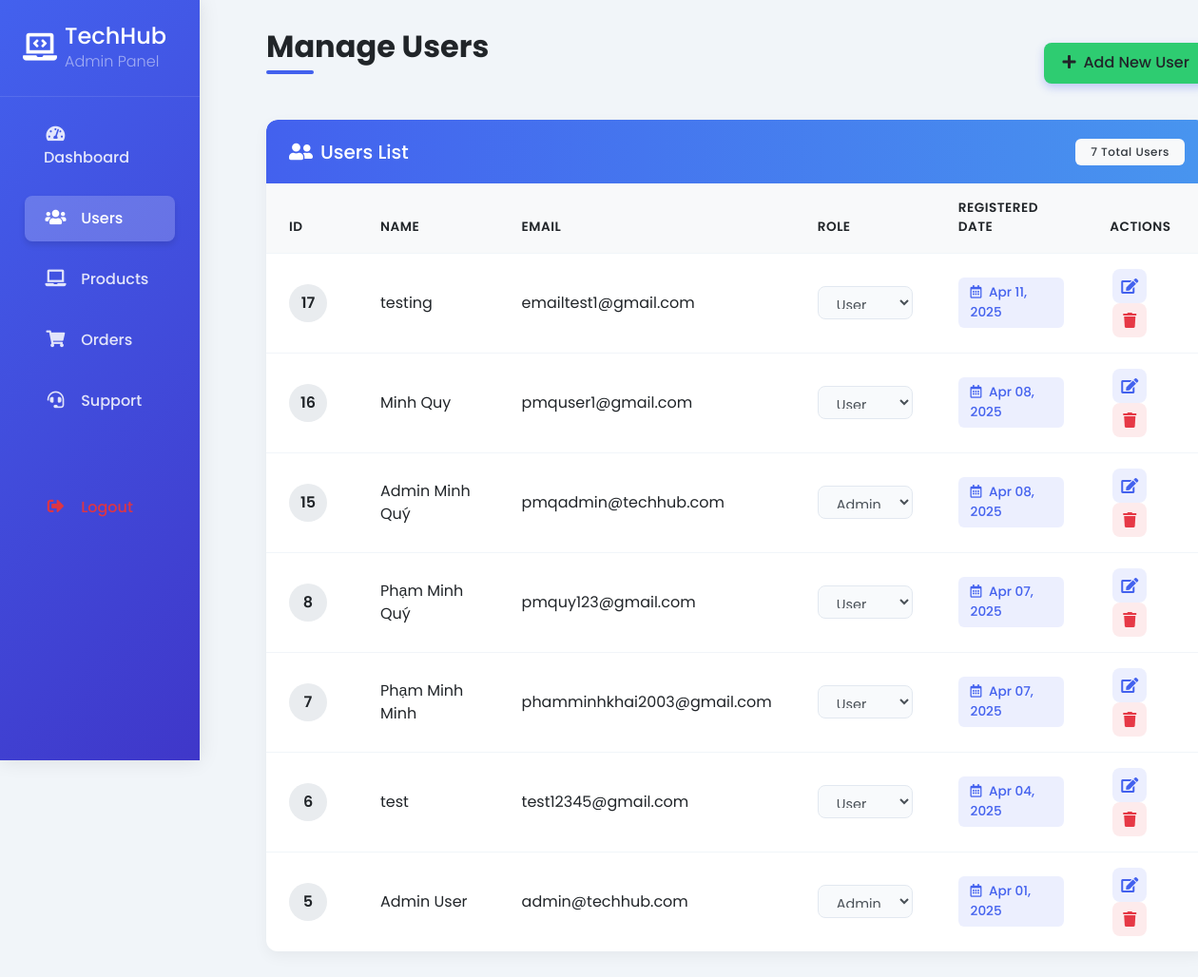
Before: /admin/manage_users.php (signed in) with the older database file.
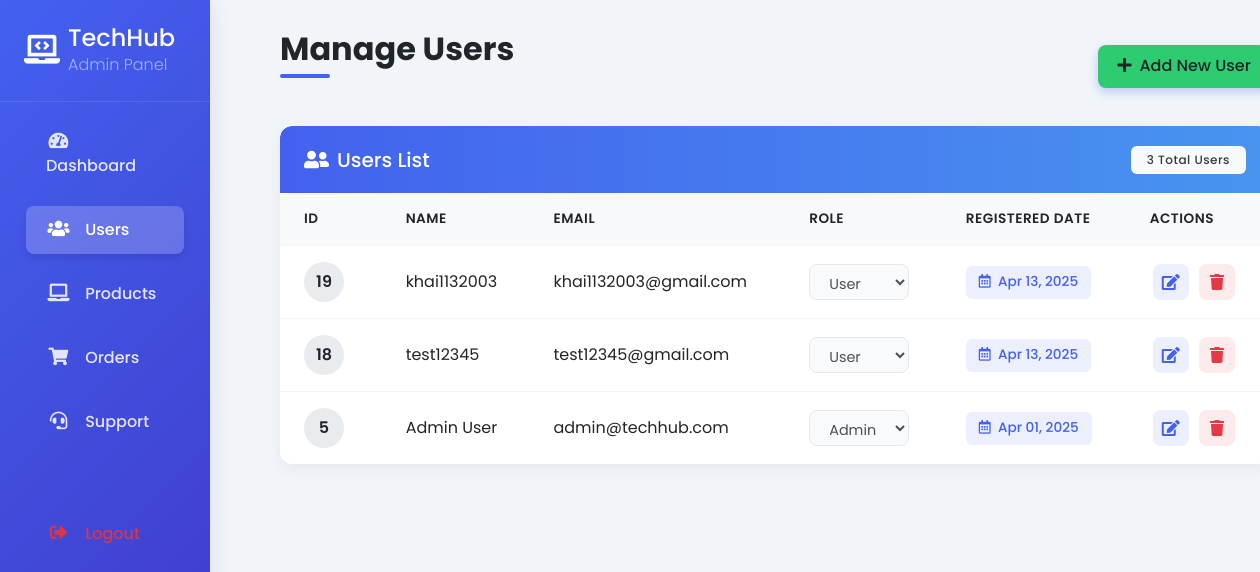
After: the same page with the newer database file.
### tables this page shows
CREATE TABLE `users` (
  `id` int(11) NOT NULL,
  `fullname` varchar(100) NOT NULL,
  `email` varchar(100) NOT NULL,
  `password` varchar(255) NOT NULL,
  `created_at` datetime DEFAULT current_timestamp(),
  `updated_at` datetime DEFAULT current_timestamp() ON UPDATE current_timestamp(),
  `role` enum('user','admin') NOT NULL DEFAULT 'user',
  `gender` enum('male','female','other') DEFAULT NULL,
  `phone` varchar(20) DEFAULT NULL,
  `date_of_birth` date DEFAULT NULL,
  `avatar` varchar(255) DEFAULT 'default-avatar.png'
);

### admin/manage_users.php (the view, shortened to what the changed rows need)
<?php
require_once '../db_connect.php';
$limit = 10;
$page = isset($_GET['page']) ? (int)$_GET['page'] : 1;
$start = ($page - 1) * $limit;
$stmt = $conn->prepare("SELECT id, fullname, email, role, created_at FROM users ORDER BY created_at DESC LIMIT ?, ?");
$stmt->bind_param("ii", $start, $limit);
$stmt->execute();
$users = $stmt->get_result();
$result = $conn->query("SELECT COUNT(*) as total FROM users");
$total_users = $result->fetch_assoc()['total'];
?>
<!DOCTYPE html>
<html lang="en">
<head>
    <link rel="stylesheet" href="https://stackpath.bootstrapcdn.com/bootstrap/4.5.2/css/bootstrap.min.css">
    <link rel="stylesheet" href="https://cdnjs.cloudflare.com/ajax/libs/font-awesome/5.15.1/css/all.min.css">
</head>
<body>
    <div class="container-fluid">
        <div class="row">
            <div class="col-md-10 main-content">
                <div class="d-flex justify-content-between align-items-center mb-4">
                    <h2 class="page-title">Manage Users</h2>
                </div>
                <div class="card">
                    <div class="card-header d-flex justify-content-between align-items-center">
                        <h5 class="mb-0"><i class="fas fa-user-friends mr-2"></i>Users List</h5>
                        <span class="badge bg-light text-dark"><?php echo $total_users; ?> Total Users</span>
                    </div>
                    <div class="card-body p-0">
                        <div class="table-responsive">
                            <table class="table">
                                <thead>
                                    <tr>
                                        <th>ID</th>
                                        <th>Name</th>
                                        <th>Email</th>
                                        <th>Role</th>
                                        <th>Registered Date</th>
                                        <th>Actions</th>
                                    </tr>
                                </thead>
                                <tbody>
                                    <?php while ($user = $users->fetch_assoc()): ?>
                                    <tr>
                                        <td>
                                            <span class="user-badge"><?php echo $user['id']; ?></span>
                                        </td>
                                        <td>
                                            <div class="font-weight-medium"><?php echo htmlspecialchars($user['fullname']); ?></div>
                                        </td>
                                        <td><?php echo htmlspecialchars($user['email']); ?></td>
                                        <td>
                                            <form method="post" class="d-inline" id="role-form-<?php echo $user['id']; ?>">
                                                <select name="role" class="form-control" onchange="document.getElementById('role-form-<?php echo $user['id']; ?>').submit();" style="width: auto;">
                                                    <option value="user" <?php echo ($user['role'] === 'user') ? 'selected' : ''; ?>>User</option>
                                                    <option value="admin" <?php echo ($user['role'] === 'admin') ? 'selected' : ''; ?>>Admin</option>
                                                </select>
                                            </form>
                                        </td>
                                        <td>
                                            <span class="date-badge">
                                                <i class="far fa-calendar-alt mr-1"></i>
                                                <?php echo date('M d, Y', strtotime($user['created_at'])); ?>
                                            </span>
                                        </td>
                                        <td>
                                            <a href="edit_user.php?id=<?php echo $user['id']; ?>" class="btn btn-action btn-primary">
                                                <i class="fas fa-edit"></i>
                                            </a>
                                            <a href="delete_user.php?id=<?php echo $user['id']; ?>" class="btn btn-action btn-danger" onclick="return confirm('Are you sure you want to delete this user?')">
                                                <i class="fas fa-trash"></i>
                                            </a>
                                        </td>
                                    </tr>
                                    <?php endwhile; ?>
                                </tbody>
                            </table>
                        </div>
                    </div>
                </div>
            </div>
        </div>
    </div>
</body>
</html>

Changed rows visible on the page:
removed users: id "17", fullname "testing", email "emailtest1@gmail.com", role "User", created_at "Apr 11, 2025"
removed users: id "16", fullname "Minh Quy", email "pmquser1@gmail.com", role "User", created_at "Apr 08, 2025"
removed users: id "15", fullname "Admin Minh Quý", email "pmqadmin@techhub.com", role "Admin", created_at "Apr 08, 2025"
removed users: id "8", fullname "Phạm Minh Quý", email "pmquy123@gmail.com", role "User", created_at "Apr 07, 2025"
removed users: id "7", fullname "Phạm Minh Minh", email "phamminhkhai2003@gmail.com", role "User", created_at "Apr 07, 2025"
removed users: id "6", fullname "test", email "test12345@gmail.com", role "User", created_at "Apr 04, 2025"
added users: id "19", fullname "khai1132003", email "khai1132003@gmail.com", role "User", created_at "Apr 13, 2025"
added users: id "18", fullname "test12345", email "test12345@gmail.com", role "User", created_at "Apr 13, 2025"
Other visible differences:
$total_users: "7" → "3"
